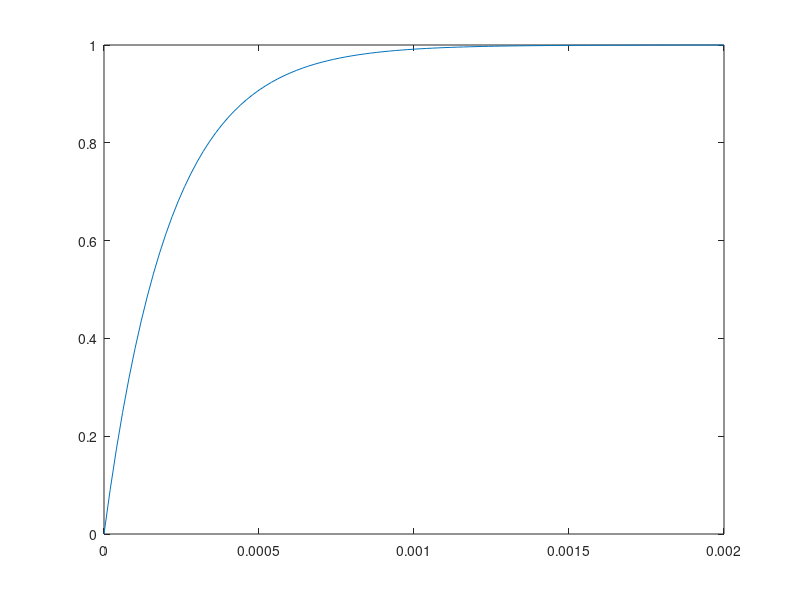
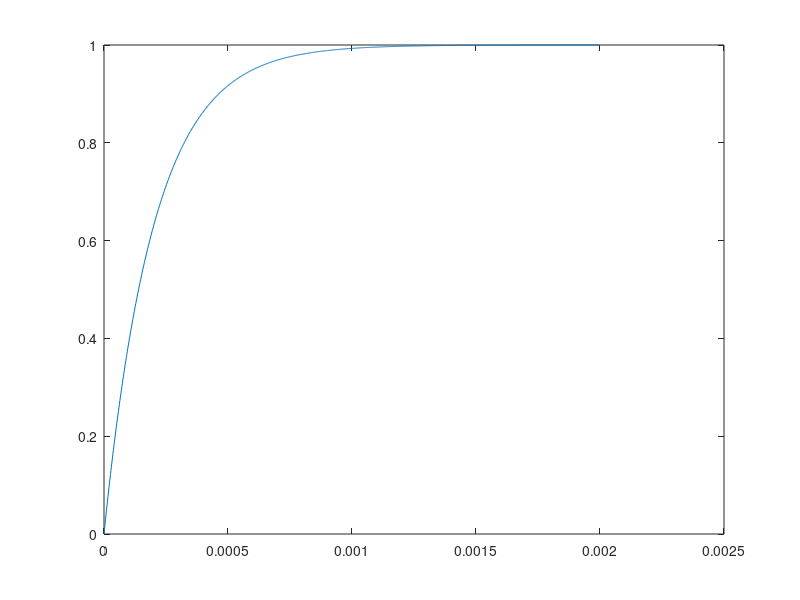
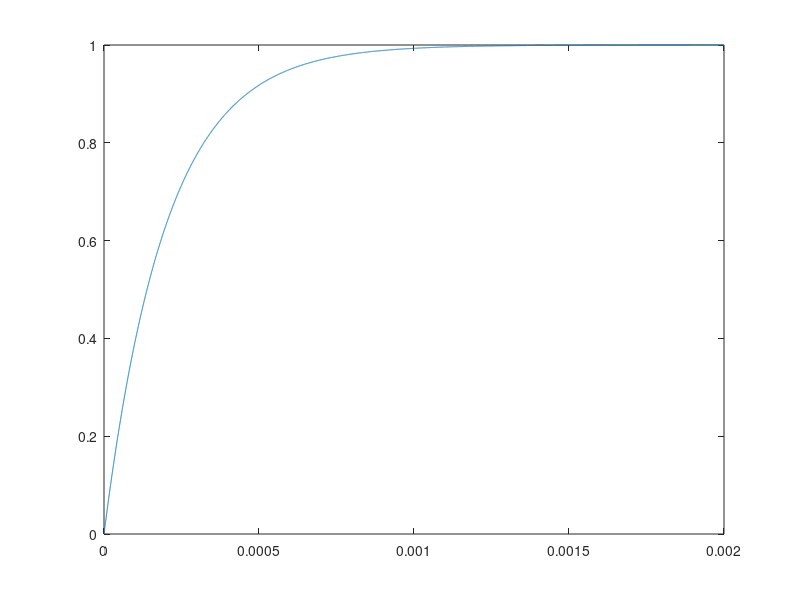
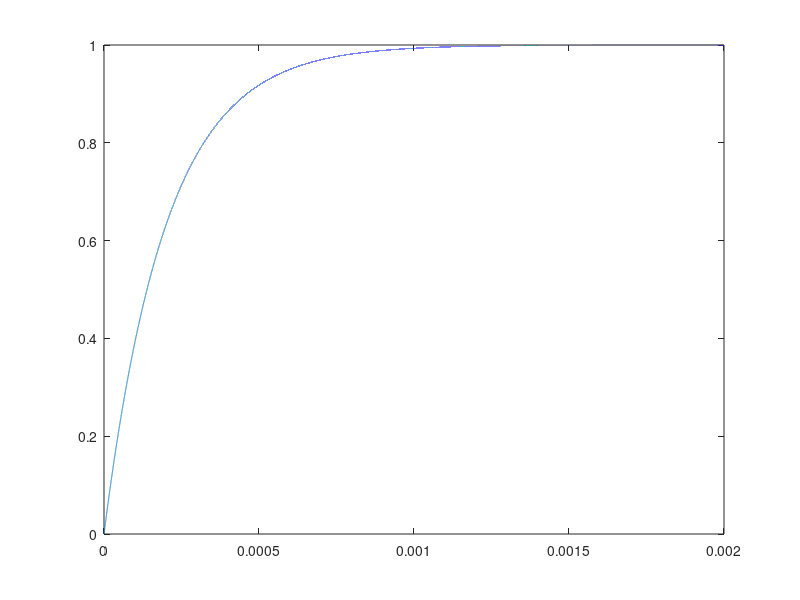

Write the MATLAB code that produced these figures, in order.

%Part_D

for c=1:4     %alalytical approach
    dt=0.0002*10^(-c);
    sz=round(0.002/dt)+1;
    V=zeros(1,sz);
    T=zeros(1,sz);
    R=20;
    C=10e-6;
    V(1)=0;
    T(1)=0;
    for i=1:0.002/dt     %few data points (?)
        V(i+1)=(1+R*C*V(i)/dt)/(1+R*C/dt);
        T(i+1)=i*dt;
    end
    figure(c)
    plot (T,V)
end
